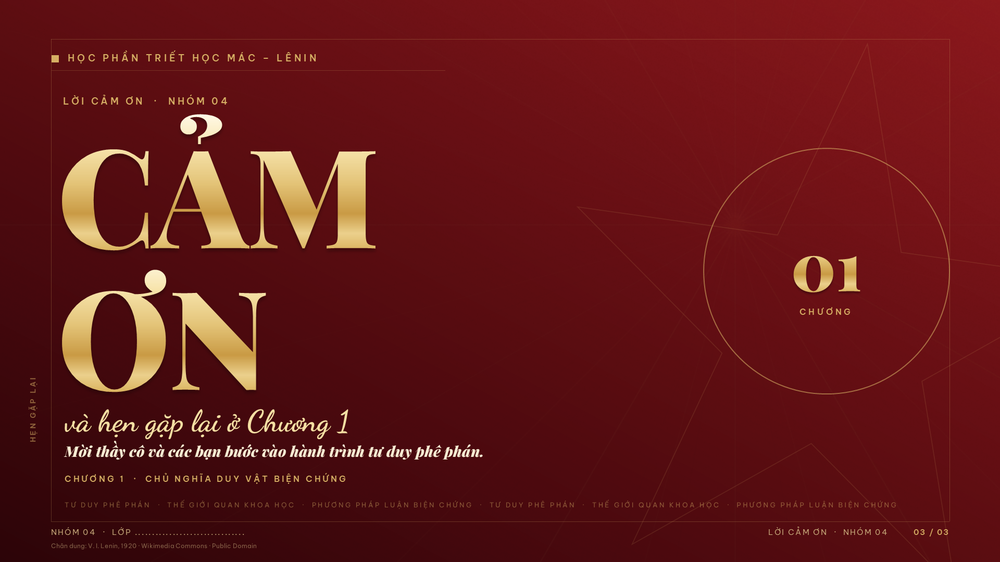
#> input picture archive/debug/tweak/Slide3.PNG, 1000 x 562 px, shrunk from 1920 x 1080 before the run, found by its file name
$ python find_orig_badge_pos.py
#> lines starting #> are read from the running program, lines starting #| are printed output that depends on the picture
# -*- coding: utf-8 -*-
from PIL import Image
import numpy as np

im = Image.open("archive/debug/tweak/Slide3.PNG").convert("RGB")
#> im is the input picture: PIL image 1000x562 RGB; mean R, G, B 99.6, 22.9, 23.4
arr = np.array(im)
# Find bright pixels in the right half (x > 960)
# '01' text is very bright gold/cream
h, w, _ = arr.shape
#> h = 562; w = 1000
right_half = arr[:, w//2:]
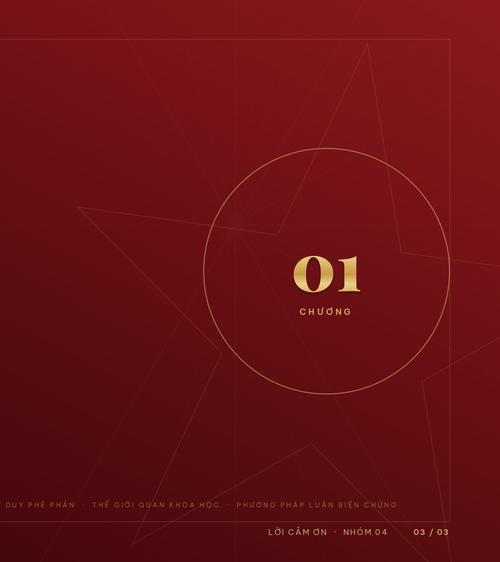
#> right_half: shape (562, 500, 3); mean R, G, B 104.6, 17, 20.8
# Look for brightness
gray = np.mean(right_half, axis=2)
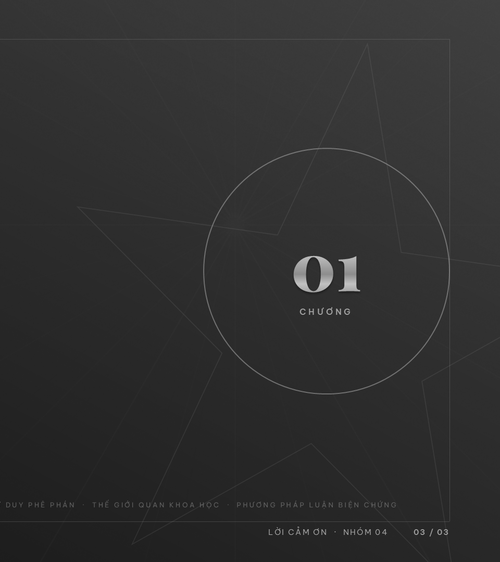
#> gray: shape (562, 500) float64; min 21.67, max 202.7, mean 47.5
y_indices, x_indices = np.where(gray > 120)
#> y_indices = 1320 values from 256 to 535; x_indices = 1320 values, max 447 at index 1260, min 269 at index 1306, mean 329.5
if len(x_indices) > 0:
    cx = (w // 2 + np.mean(x_indices)) / w * 13.333
#> cx = 11.06
    cy = np.mean(y_indices) / h * 7.50
#> cy = 3.94
    print(f"Center of bright feature on right half: x={cx:.2f}\", y={cy:.2f}\"")
#| Center of bright feature on right half: x=11.06", y=3.94"

$ run again, with archive/debug/tweak/Slide1.PNG copied over archive/debug/tweak/Slide3.PNG
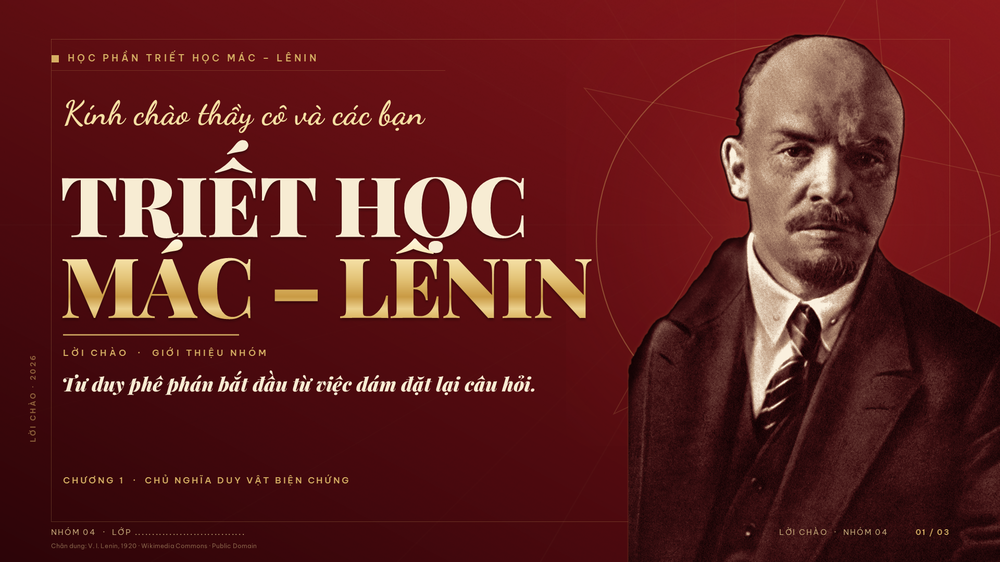
#> input picture archive/debug/tweak/Slide1.PNG, 1000 x 562 px, shrunk from 1920 x 1080 before the run, found by its file name
#> im is the input picture: PIL image 1000x562 RGB; mean R, G, B 96.5, 32.3, 31.6
#> `right_half = arr[:, w//2:]`:
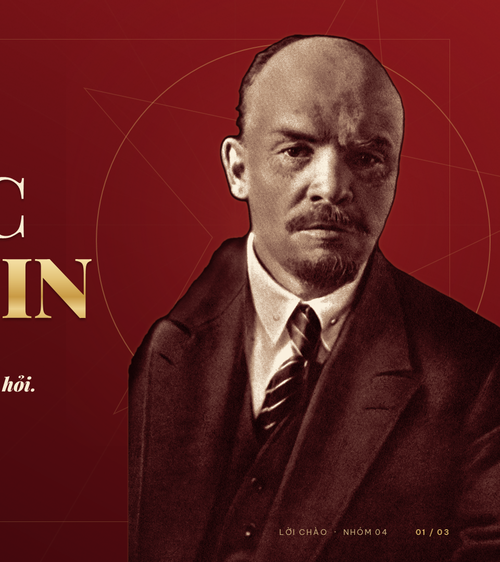
#> right_half: shape (562, 500, 3); mean R, G, B 97.2, 33, 32.3
#> `gray = np.mean(right_half, axis=2)`:
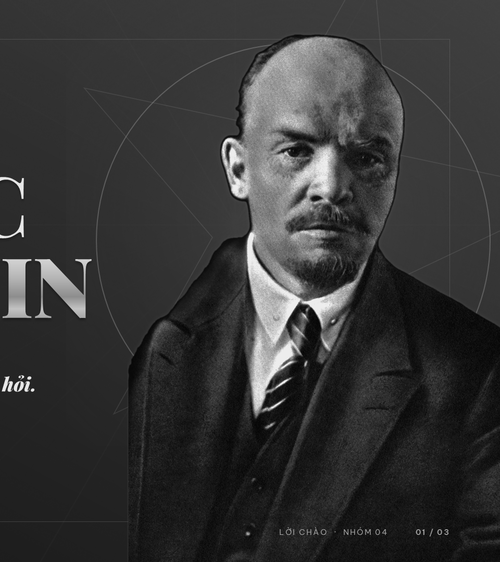
#> gray: shape (562, 500) float64; min 3.67, max 254, mean 54.2
#> cx = 10.06
#> cy = 2.8
#| Center of bright feature on right half: x=10.06", y=2.80"
